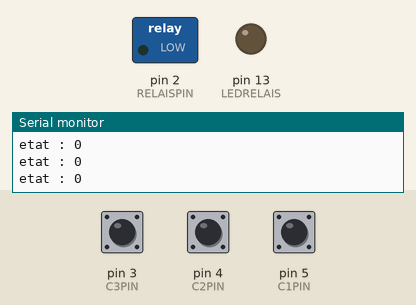
A sketch run on a simulated Arduino Uno, built with avr-gcc and run on an emulated ATmega328P. Parts: switched loads named in the sketch (green lamp = pin HIGH), output pins drawn as LEDs (lit = HIGH), the last lines printed to the serial monitor. The inputs (shaded band) are chosen by the test bench; at power-on: pin 3 (C3PIN) HIGH, pin 4 (C2PIN) HIGH, pin 5 (C1PIN) HIGH.

Above: at 1.2 s.
1.3 s: pin 3 (C3PIN) pulled LOW for 0.15 s
At 2.0 s:
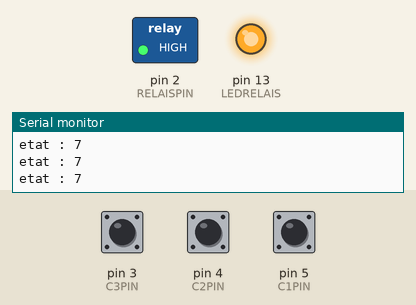
2.9 s: pin 4 (C2PIN) pulled LOW for 0.15 s
At 4.2 s:
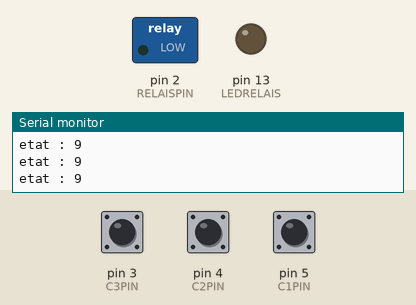
6.0 s: pin 5 (C1PIN) pulled LOW for 0.15 s
9.1 s: pin 3 (C3PIN) pulled LOW for 1 s
At 10.5 s:
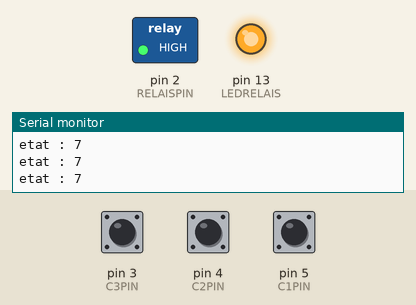
Timing chart, 0 to 12.1 s (numbered marks = the images above; inputs shaded):
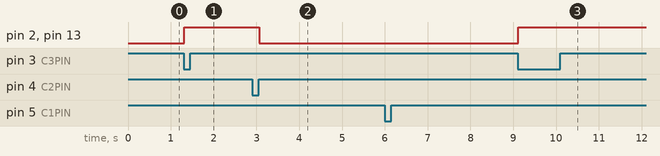

Measured:
- after the input at 1.3 s, pin 2 (RELAISPIN), pin 13 (LEDRELAIS): LOW → HIGH at once
- after the input at 2.9 s, pin 2 (RELAISPIN), pin 13 (LEDRELAIS): HIGH → LOW after 0.17 s
- after the input at 9.1 s, pin 2 (RELAISPIN), pin 13 (LEDRELAIS): LOW → HIGH at once

The sketch:

boucleRet.ino
```cpp
//
// retour loop
// VoLAB
// mai 2018
// CC-0
//
#define C1PIN 5
#define C2PIN 4
#define C3PIN 3

#define RELAISPIN 2
#define LEDRELAIS 13

int state;

void setup(){
    pinMode( C1PIN, INPUT_PULLUP );
    pinMode( C2PIN, INPUT_PULLUP );
    pinMode( C3PIN, INPUT_PULLUP );
    pinMode( RELAISPIN, OUTPUT);
    pinMode( LEDRELAIS, OUTPUT);
	Serial.begin(9600);
	Serial.println("pret");

}

void loop(){
    // inversées à cause du INPUT_PULLUP
    int C1 = !digitalRead(C1PIN);
    int C2 = !digitalRead(C2PIN);
    int C3 = !digitalRead(C3PIN);
    char chaine[256];
//    sprintf( chaine, "C1 : %d, C2 : %d, C3 : %d", C1, C2, C3);
    sprintf( chaine , "etat : %d", state);
    Serial.println( chaine );

    //Machine d'état
    switch (state){
        case 0:
            if (C1) state = 1;
            if (C3) state = 6;
        break;
        case 1: if (!C1) state = 2; break;
        case 2: if (C2) state = 3 ; break;
        case 3: if (!C2) state = 4 ; break;
        case 4: if (C3) state = 5 ; break;
        case 5: if (!C3) state = 0 ; break; //le train est sorti en C3
        case 6: if (!C3) state = 7 ; break;
        case 7: if (C2) state = 8 ; break;
        case 8: if (!C2) state = 9 ; break;
        case 9: if (C1) state = 10 ; break;
        case 10: if (!C1) state = 0 ; break;
        default:
            state = 0;
        break;
    }

    //Décodage des états
    if ( state == 4 | state == 6 ){
      digitalWrite( RELAISPIN, HIGH);
      digitalWrite( LEDRELAIS, HIGH);
    }
    if (state == 5 | state == 9){
      digitalWrite( RELAISPIN, LOW);
      digitalWrite( LEDRELAIS, LOW);
    }

}
```
